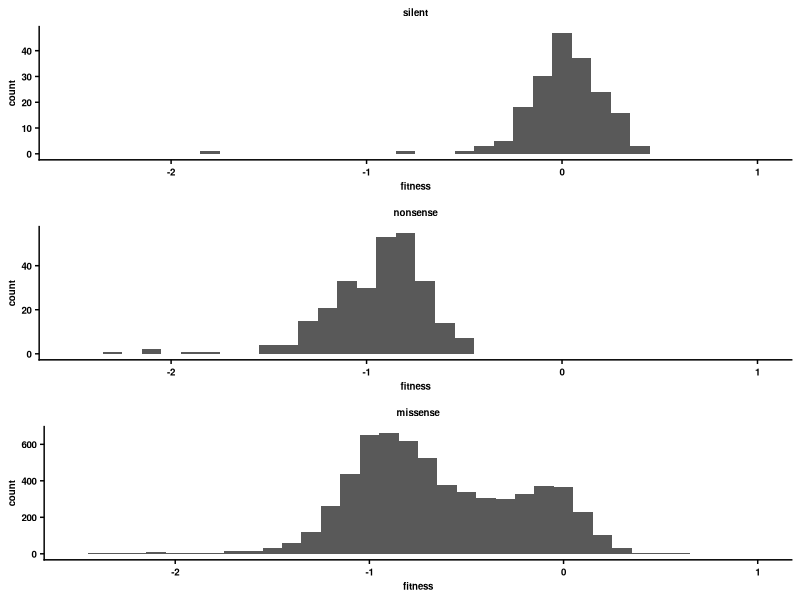
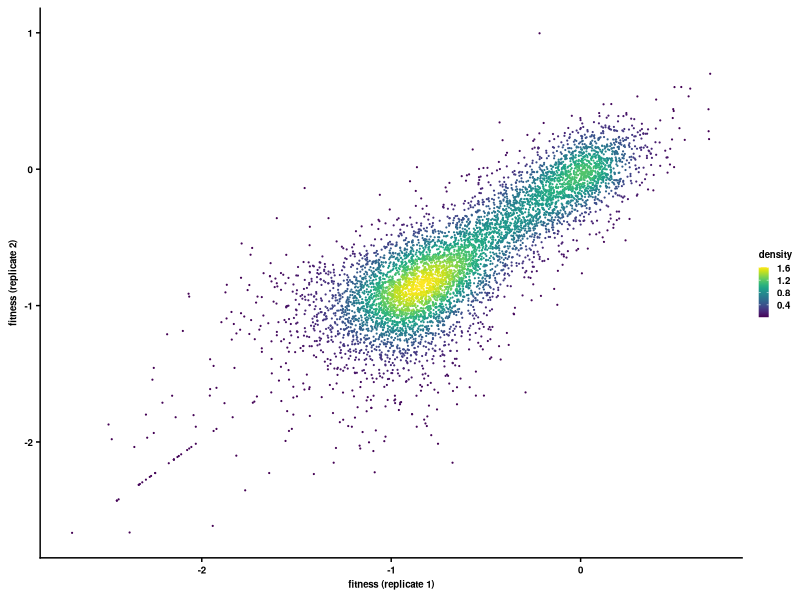

Generate these figures, in order, with R:
#R code
library(ggplot2)
library(scales)
library(RColorBrewer)
library(readr)
library(tidyr)
library(reshape)
library(stringr)
library(dplyr)
library(gridExtra)
library(viridis)
library(MASS)
require(cowplot)

get_density <- function(x, y, ...) {
  dens <- MASS::kde2d(x, y, ...)
  ix <- findInterval(x, dens$x)
  iy <- findInterval(y, dens$y)
  ii <- cbind(ix, iy)
  return(dens$z[ii])
  }

plot_hist <- function(t, main_title){
  textsize <- 7
  p <- ggplot(t,aes(x=fit)) +
         geom_histogram(binwidth=0.1) +
         theme_cowplot(12) +
         theme(plot.title=element_text(size=textsize,face="bold", hjust=0.5),
               axis.title=element_text(size=textsize,face="bold"),
               axis.text=element_text(size=textsize,face="bold"),
               legend.key.size=unit(0.1,'in'),
               legend.spacing.x=unit(0.03, 'in'),
               legend.title=element_blank(),
               legend.text=element_text(size=textsize,face="bold"),
               legend.position='right') +
     ggtitle(main_title) +
     scale_fill_manual(values=c('black'),drop=FALSE) +
     labs(y=expression(bold('count')),x=expression(bold('fitness'))) +
     coord_cartesian(xlim=c(-2.5,1))
  return (p)
  }

plot_replicate_cor <- function(t_all, graphname){
  textsize <- 7
  t_all$density <- get_density(t_all$Rep1_norm_fitness, t_all$Rep2_norm_fitness, n = 100)
  p <- ggplot(t_all,aes(x=Rep1_norm_fitness, y=Rep2_norm_fitness, color=density)) +
         geom_point(size=0.1) +
         scale_color_viridis() +
         #geom_point(size=0.1, alpha=0.1) +
         theme_cowplot(12) +
         theme(plot.title=element_blank(),
               plot.background = element_rect(fill = "white"),
               axis.title=element_text(size=textsize,face="bold"),
               axis.text=element_text(size=textsize,face="bold"),
               legend.key.size=unit(0.1,'in'),
               legend.spacing.x=unit(0.03, 'in'),
               legend.title=element_text(size=textsize,face="bold"),
               legend.text=element_text(size=textsize,face="bold"),
               legend.position='right') +
     scale_fill_manual(values=c('black'),drop=FALSE) +
     labs(x=expression(bold('fitness (replicate 1)')),y=expression(bold('fitness (replicate 2)')))
  ggsave(graphname, p, height=2, width=2)
  }

t_all <- read_csv('result/Mos99_fit.csv') %>%
	   mutate(fit=(Rep1_norm_fitness+Rep2_norm_fitness)/2) %>%
	   filter(!grepl('Amp', Mutation)) %>%
	   filter(!grepl('WT', Mutation)) %>%
           filter(!grepl('-', Mutation))
           #filter(Amplicon=='Amp6')
#write.table(t_all, file='test.tsv', sep="\t", quote=F)

t_non <- t_all %>%
           filter(grepl('_', Mutation)) %>%
           filter(!grepl('silent',Mutation))
t_sil <- t_all %>%     
           filter(grepl('silent',Mutation))
t_mis <- t_all %>%
           filter(!grepl('_', Mutation)) %>%
           filter(!grepl('silent',Mutation))
p_sil <- plot_hist(t_sil, 'silent')
p_non <- plot_hist(t_non, 'nonsense')
p_mis <- plot_hist(t_mis, 'missense')

#print (filter(t_sil,fit<1)$Mutation)

#p <- grid.arrange(p_mis_all, p_mis_WTplasmid0, p_non_all,p_non_WTplasmid0,nrow=4)
p <- grid.arrange(p_sil, p_non, p_mis, nrow=3)
#ggsave('graph/Mos99_mis_and_nonsense.png', p, height=6, width=1.8)
ggsave('graph/Mos99_sil_non_mis.png', p, height=3.5, width=2)

print (paste('correlation of log10 fitness between replicates: ', cor(t_all$Rep1_norm_fitness, t_all$Rep2_norm_fitness), sep=''))
print (paste('total number of missense mutants: ', length(t_mis$Mutation), sep=''))
plot_replicate_cor(t_all, 'graph/Mos99_rep_cor.png')
